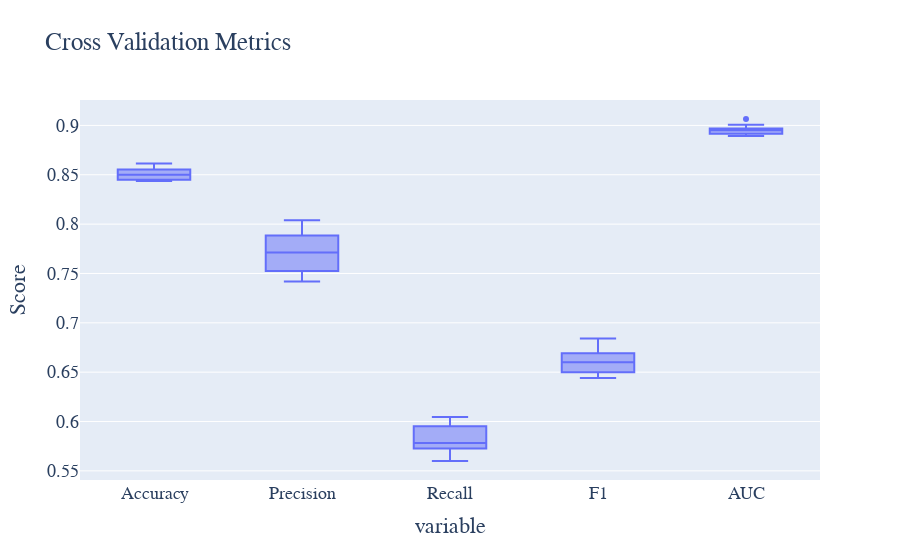

This figure's notebook cell:
### Code cell
# 执行交叉验证
cv_results = cross_validate(lr_model, X_train, y_train, cv=10, scoring=['accuracy', 'precision', 'recall', 'f1', 'roc_auc'])

# 提取交叉验证结果
cv_accuracy = cv_results['test_accuracy']
cv_precision = cv_results['test_precision']
cv_recall = cv_results['test_recall']
cv_f1 = cv_results['test_f1']
cv_roc = cv_results['test_roc_auc']

# 绘制交叉验证结果的箱线图
cv_metrics_data = pd.DataFrame({
    'Accuracy': cv_accuracy,
    'Precision': cv_precision,
    'Recall': cv_recall,
    'F1': cv_f1,
    'AUC': cv_roc
})

# 绘制交叉验证结果的箱线图
fig = px.box(cv_metrics_data, title='Cross Validation Metrics')
fig.update_layout(
    yaxis_title='Score', showlegend=False,
    font=dict(family='Times New Roman', size=18)
)
fig.write_html('Image/4_7_2.html')
fig.show()

### Figure 1 — Plotly figure (JSON) as saved in the notebook; plotly's stock layout.template omitted (floating-point values rounded to 4 significant figures)
{"data": [{"alignmentgroup": "True", "hovertemplate": "variable=%{x}<br>value=%{y}<extra></extra>", "legendgroup": "", "marker": {"color": "#636efa"}, "name": "", "notched": false, "offsetgroup": "", "orientation": "v", "showlegend": false, "type": "box", "x": ["Accuracy", "Accuracy", "Accuracy", "Accuracy", "Accuracy", "Accuracy", "Accuracy", "Accuracy", "Accuracy", "Accuracy", "Precision", "Precision", "Precision", "Precision", "Precision", "Precision", "Precision", "Precision", "Precision", "Precision", "Recall", "Recall", "Recall", "Recall", "Recall", "Recall", "Recall", "Recall", "Recall", "Recall", "F1", "F1", "F1", "F1", "F1", "F1", "F1", "F1", "F1", "F1", "AUC", "AUC", "AUC", "AUC", "AUC", "AUC", "AUC", "AUC", "AUC", "AUC"], "x0": " ", "xaxis": "x", "y": [0.8437, 0.845, 0.8554, 0.8443, 0.8507, 0.8581, 0.8501, 0.8615, 0.8501, 0.8474, 0.7461, 0.7526, 0.7884, 0.7581, 0.769, 0.7887, 0.7734, 0.804, 0.7734, 0.7418, 0.5752, 0.572, 0.5813, 0.56, 0.5813, 0.5965, 0.5726, 0.5952, 0.5726, 0.6045, 0.6496, 0.65, 0.6692, 0.6442, 0.6621, 0.6793, 0.658, 0.684, 0.658, 0.6662, 0.8909, 0.8893, 0.8955, 0.8916, 0.8924, 0.9065, 0.8946, 0.8968, 0.9007, 0.896], "y0": " ", "yaxis": "y"}], "layout": {"boxmode": "group", "font": {"family": "Times New Roman", "size": 18}, "legend": {"tracegroupgap": 0}, "showlegend": false, "title": {"text": "Cross Validation Metrics"}, "xaxis": {"anchor": "y", "domain": [0, 1], "title": {"text": "variable"}}, "yaxis": {"anchor": "x", "domain": [0, 1], "title": {"text": "Score"}}}}
